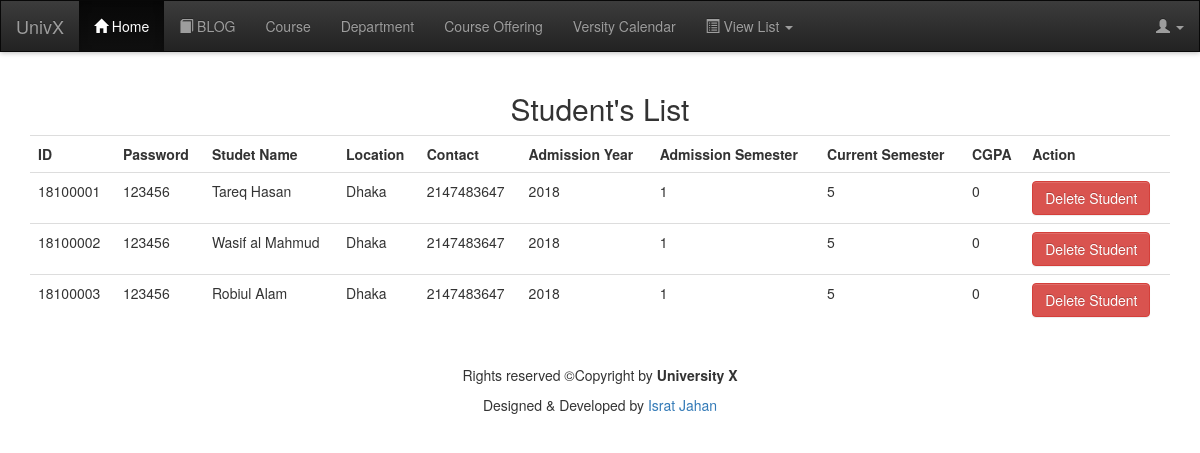
The app's page /admin/viewstudent.php (signed in) with its own data.
### tables this page shows
CREATE TABLE `studentdetails` (
  `id` int(11) NOT NULL,
  `password` varchar(15) NOT NULL,
  `name` tinytext NOT NULL,
  `location` tinytext,
  `contact` int(11) DEFAULT NULL,
  `department` varchar(15) NOT NULL,
  `admissionyear` year(4) NOT NULL,
  `admissionsemester` int(1) NOT NULL,
  `currentsemester` int(11) NOT NULL,
  `sgpa` float NOT NULL
);

### admin/viewstudent.php (the view, shortened to what this page needs)
<?php
if ($_SESSION['role'] !== "admin" && $_SESSION['role'] !== "admission") {
    header('location:home.php');
} else {
    require'header.php';
?>
<div class="container">
    <h2 class="text-center">Student's List</h2>
<table class="table table-responsive">
    <tr>
        <th>ID</th>
        <th>Password</th>
        <th>Studet Name</th>
        <th>Location</th>
        <th>Contact</th>
        <th>Admission Year</th>
        <th>Admission Semester</th>
        <th>Current Semester</th>
        <th>CGPA</th>
        <th>Action</th>
    </tr>
    <?php
    require '../dbcon.php';
    $query = "select * from studentdetails;";
    $result = $conn->query($query);
    while ($row = $result->fetch_assoc()) {
        ?>
        <tr>
            <td><?php echo $row['id']; ?></td>
            <td><?php echo $row['password']; ?></td>
            <td><?php echo $row['name']; ?></td>
            <td><?php echo $row['location']; ?></td>
            <td><?php echo $row['contact']; ?></td>
            <td><?php echo $row['admissionyear']; ?></td>
            <td><?php echo $row['admissionsemester']; ?></td>
            <td><?php echo $row['currentsemester']; ?></td>
            <td><?php echo $row['sgpa']; ?></td>
            <td><a class="btn btn-danger" href="viewstudent.php?delid=<?php echo $row['id']; ?>">Delete Student</a></td>
        </tr>
        <?php
    }
    ?>
</table>
</div>
<?php
 require 'footer.php';
}
?>

### css/style.css (style rules this page uses)
body { width:100%; margin:0px; padding: 0px; height: auto; min-height: 98vh; }

### records on screen
studentdetails: id "18100001", password "123456", name "Tareq Hasan", location "Dhaka", contact "2147483647", admissionyear "2018", admissionsemester "1", currentsemester "5", sgpa "0"
studentdetails: id "18100002", password "123456", name "Wasif al Mahmud", location "Dhaka", contact "2147483647", admissionyear "2018", admissionsemester "1", currentsemester "5", sgpa "0"
studentdetails: id "18100003", password "123456", name "Robiul Alam", location "Dhaka", contact "2147483647", admissionyear "2018", admissionsemester "1", currentsemester "5", sgpa "0"
